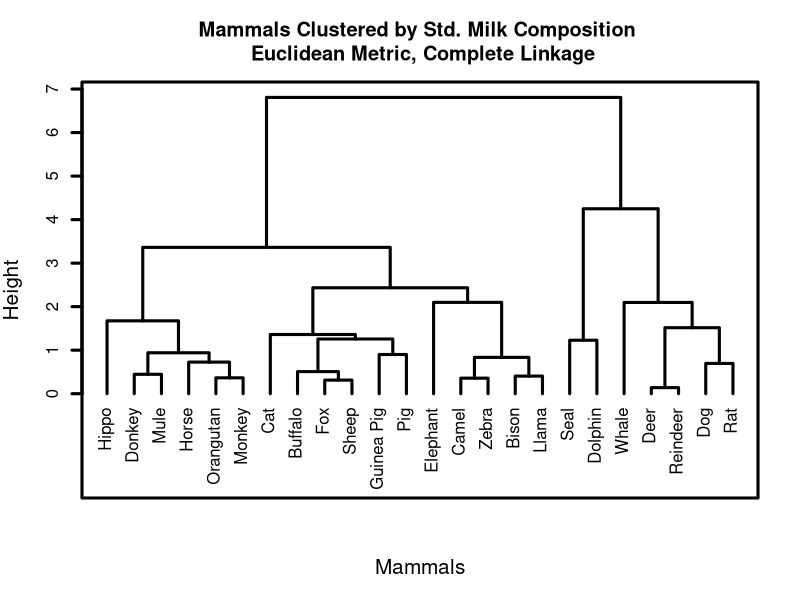
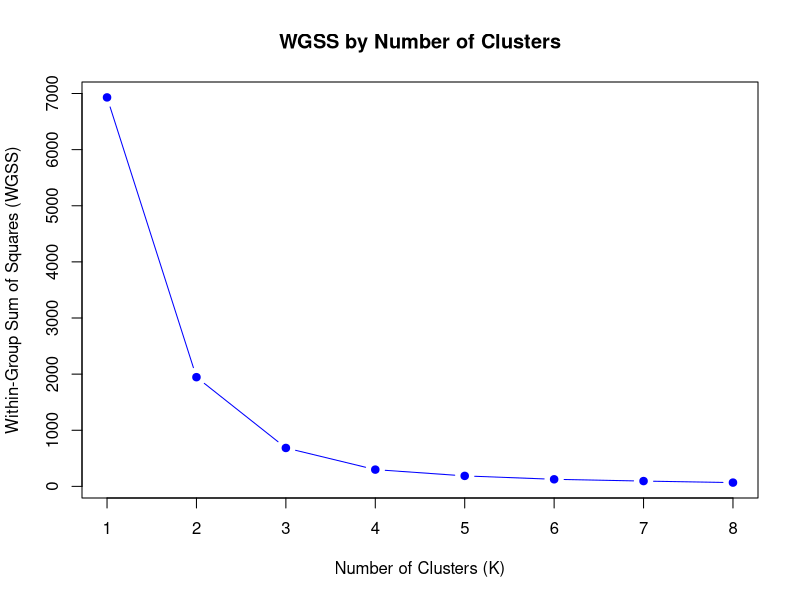

Here is the R script that generated these plots, in order:
## ---- chunk 1
knitr::opts_chunk$set(warning=FALSE, message=FALSE)
## ---- chunk 2
library(tidyverse)
Mammals_Milk<-read.csv("Milk_Composition.csv",header=T,row.names=1)
head(Mammals_Milk)
## ---- chunk 3
summary(Mammals_Milk)
## ---- chunk 4
Mammals_Milk_Std<-round(scale(Mammals_Milk),2)
head(Mammals_Milk_Std)
## ---- chunk 5
# Perform hierarchical clustering
milk_hclust<-hclust(dist(Mammals_Milk_Std, method = 'euclidean'))
# Set up and plot the dendrogram with specified parameters
plot(milk_hclust, labels = rownames(Mammals_Milk_Std), hang = -1, lwd = 3,
     main = "Mammals Clustered by Std. Milk Composition \n Euclidean Metric, Complete Linkage",
     sub = "", xlab = "Mammals", cex.lab = 1.25, frame.plot = TRUE)
## ---- chunk 6
library(dplyr)
set.seed(125)
# Perform k-means clustering for k=3
MMilk_km_3 <- kmeans(Mammals_Milk, centers = 3, nstart = 100)

# Perform k-means clustering for k=4
MMilk_km_4 <- kmeans(Mammals_Milk, centers = 4, nstart = 100)

# Append cluster membership vectors to the original data frame
Mammals_Milk$km_3 <- MMilk_km_3$cluster
Mammals_Milk$km_4 <- MMilk_km_4$cluster

# Sort the table based on km_3
sorted_table_km_3 <- arrange(Mammals_Milk, km_3)

# Sort the table based on km_4
sorted_table_km_4 <- arrange(Mammals_Milk, km_4)

# Print the sorted tables
print(sorted_table_km_3)
print(sorted_table_km_4)

## ---- chunk 7
library(dplyr)
set.seed(125)

# Create a summary table for K=3
MMilk_Agg_K3 <- Mammals_Milk %>%
  group_by(km_3) %>%
  summarize(
    Count = n(),
    Mean_Water = round(mean(Water), 2),
    Mean_Protein = round(mean(Protein), 2),
    Mean_Fat = round(mean(Fat), 2),
    Mean_Lactose = round(mean(Lactose), 2),
    Mean_Ash = round(mean(Ash), 2)
  )

# Create a summary table for K=4
MMilk_Agg_K4 <- Mammals_Milk %>%
  group_by(km_4) %>%
  summarize(
    Count = n(),
    Mean_Water = round(mean(Water), 2),
    Mean_Protein = round(mean(Protein), 2),
    Mean_Fat = round(mean(Fat), 2),
    Mean_Lactose = round(mean(Lactose), 2),
    Mean_Ash = round(mean(Ash), 2)
  )

# Print the summary tables
print(MMilk_Agg_K3)
print(MMilk_Agg_K4)
## ---- chunk 8
# Create a vector to store WGSS values
wgss_values <- numeric()

# Loop through K values from 1 to 8
for (k in 1:8) {
  # Perform k-means clustering
  kmeans_result <- kmeans(Mammals_Milk, centers = k, nstart = 50)
  
  # Record WGSS
  wgss_values[k] <- kmeans_result$tot.withinss
}

# Create a plot of WGSS by number of clusters
plot(1:8, wgss_values, type = "b", pch = 19, col = "blue", main = "WGSS by Number of Clusters",
     xlab = "Number of Clusters (K)", ylab = "Within-Group Sum of Squares (WGSS)")

# Identify the point where the slope changes (elbow point)
elbow_point <- kmeans_result$k

# Add a vertical line at the elbow point
abline(v = elbow_point, col = "red", lty = 2)

